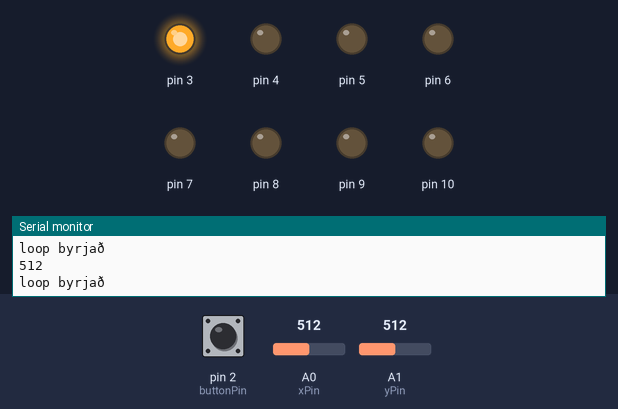
The sketch below on a simulated Arduino Uno, built with avr-gcc and run on an emulated ATmega328P. On the bench: output pins drawn as LEDs (lit = HIGH), the last lines printed to the serial monitor. The test bench sets the inputs (shaded band); at power-on: A0 (xPin) = 512, pin 2 (buttonPin) HIGH, A1 (yPin) = 512.

Above: at 1.2 s.
1.3 s: A0 (xPin) set to 833
2.8 s: A0 (xPin) set to 866
At 3.2 s:
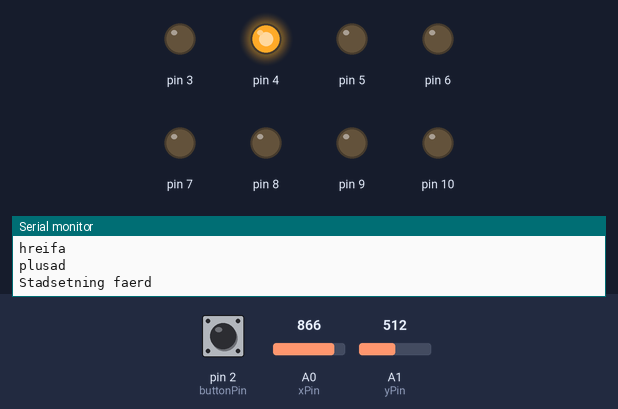
At 3.7 s:
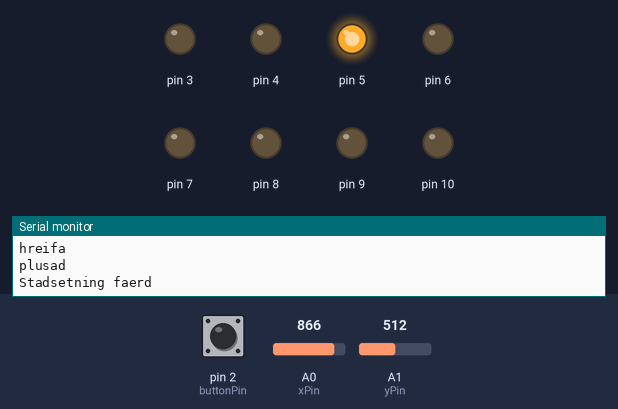
5.8 s: pin 2 (buttonPin) pulled LOW for 1 s
8.3 s: A0 (xPin) set to 110
11.3 s: A0 (xPin) set to 90
At 14.2 s:
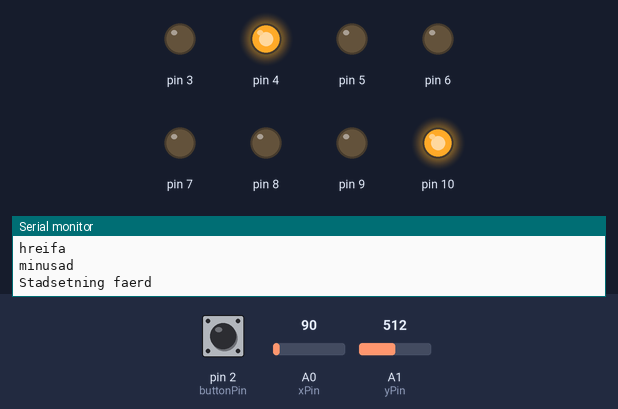
14.3 s: A0 (xPin) set to 122
At 14.9 s:
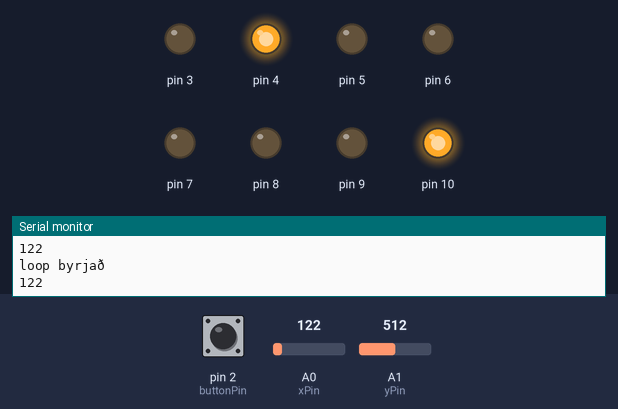
Timing chart, 0 to 16.8 s (numbered marks = the images above; inputs shaded):
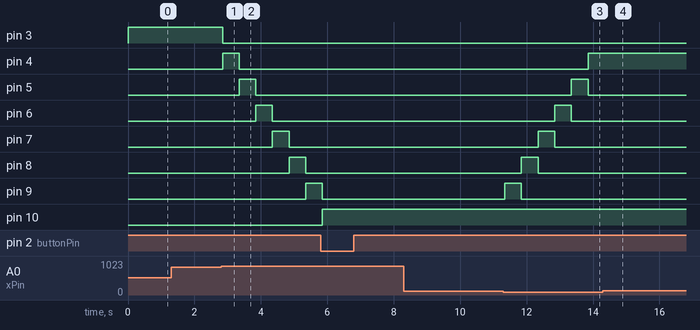

Measured:
- the behaviour switches between 850 and 851 on A0 (xPin) (found by bisection; images 0 and 1)
- the behaviour switches between 100 and 99 on A0 (xPin) (found by bisection; images 2 and 3)
- after the input at 2.8 s, pin 3: HIGH → LOW after 0.05 s; pin 4: LOW → HIGH after 0.05 s, → LOW 0.50 s later; pin 5: LOW → HIGH after 0.55 s, → LOW 0.50 s later; pin 6: LOW → HIGH after 1.0 s, → LOW 0.50 s later; pin 7: LOW → HIGH after 1.5 s, → LOW 0.50 s later
- after the input at 11.3 s, pin 4: LOW → HIGH after 2.6 s; pin 5: LOW → HIGH after 2.0 s, → LOW 0.50 s later; pin 6: LOW → HIGH after 1.5 s, → LOW 0.50 s later; pin 7: LOW → HIGH after 1.0 s, → LOW 0.50 s later; pin 8: LOW → HIGH after 0.55 s, → LOW 0.50 s later
- after the input at 14.3 s, pin 3: stays LOW (without the input it goes to HIGH after 0.05 s); pin 4: stays HIGH (without the input it goes to LOW after 0.05 s)

The sketch:

Joystick_og_ljos.ino_2.ino
```cpp
const int xPin = A0;
const int yPin = A1;
const int buttonPin = 2;

//const int LED_1 = 3;

int xPosition = 0;
int yPosition = 0;
int buttonState = 0;

int bida = 0;
int Stadsetning = 0;
int ljosastada[] = {1,0,0,0,0,0,0,0};

void setup() {
    // initialize serial communications at 9600 bps:
    for (int x = 2; x < 11; x++){
        pinMode(x,OUTPUT);
    }
    Serial.begin(9600);

    pinMode(xPin, INPUT);
    pinMode(yPin, INPUT);

    //activate pull-up resistor on the push-button pin
    pinMode(buttonPin, INPUT_PULLUP);

    // For versions prior to Arduino 1.0.1
    // pinMode(buttonPin, INPUT);
    // digitalWrite(buttonPin, HIGH);
    Serial.println("setup buid");//TEST
}
void hreifa(int att){
    bida = 1;
    Serial.println("hreifa");//TEST
    if (ljosastada[Stadsetning] == 1){
        ljosastada[Stadsetning] = 0;
    }
    if (att == 0){
        Stadsetning++;
        Serial.println("plusad");//TEST
    }
    else {
        Stadsetning--;
        Serial.println("minusad");//TEST
    }
    Serial.println("Stadsetning faerd");//TEST
    if (ljosastada[Stadsetning] == 0){
        ljosastada[Stadsetning] = 1;
    }
}
void loop() {
    Serial.println("loop byrjað");//TEST
    xPosition = analogRead(xPin);
    yPosition = analogRead(yPin);
    Serial.println(xPosition);//TEST
    buttonState = digitalRead(buttonPin);
    if (xPosition < 100 and Stadsetning != 0){
        hreifa(1);
    }
    else if (xPosition > 850 and Stadsetning != 7){
        hreifa(0);
    }
    else if (buttonState == 0){
        bida = 1;
        if (ljosastada[Stadsetning] == 1){
            ljosastada[Stadsetning] = 2;
        }
        else {
            ljosastada[Stadsetning] = 1;
        }
    }

    for (int x = 0; x < 8; x++){
        if (ljosastada[x] == 0){
            digitalWrite(x+3,LOW);
        }
        else if (ljosastada[x] == 1){
            digitalWrite(x+3,HIGH);
        }
        else if (ljosastada[x] == 2){
            digitalWrite(x+3,HIGH);
        }
    }
    if (bida == 1){
        delay(500);
        bida = 0;
    }
}
```
